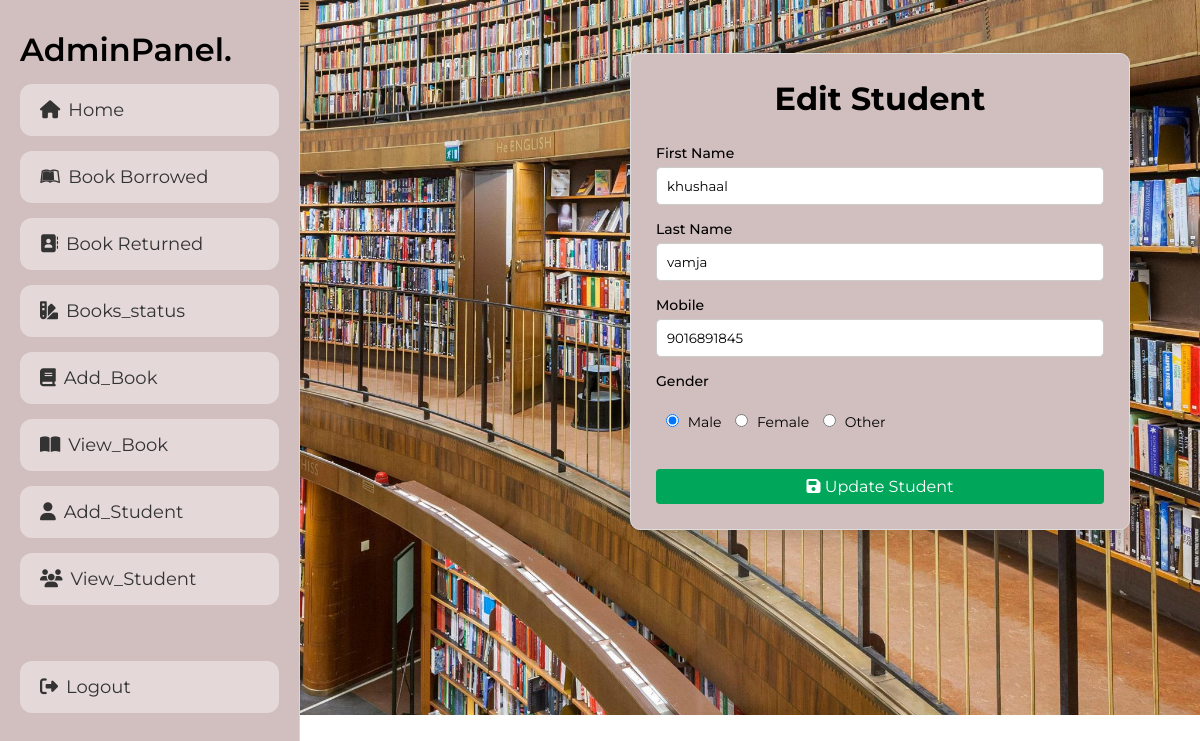
Screenshot of /Admin/edit_student.php?id=20 (signed in) with the database file from the repository.
### tables this page shows
CREATE TABLE `students` (
  `id` int(11) NOT NULL,
  `firstname` varchar(50) NOT NULL,
  `lastname` varchar(50) NOT NULL,
  `created_on` date NOT NULL,
  `email` varchar(100) NOT NULL,
  `password` varchar(255) NOT NULL,
  `gender` enum('Male','Female','Other') NOT NULL,
  `mobile` varchar(20) NOT NULL
);

### Admin/edit_student.php (the view, shortened to what this page needs)
<?php
include '../components/connect.php';
$id = $_GET['id'];
$stmt = $conn->prepare("SELECT * FROM students WHERE id=?");
$stmt->execute([$id]);
$row = $stmt->fetch(PDO::FETCH_ASSOC);
?>
<!DOCTYPE html>
<html lang="en">
<head>
<link rel="stylesheet" href="https://cdnjs.cloudflare.com/ajax/libs/font-awesome/6.2.0/css/all.min.css">
<link rel="stylesheet" href="../components/admin_style.css">
</head>
<body>
<?php include '../components/admin_header.php'; ?>
<div class="container">
<div class="box">
<h1 style="text-align:center; font-size:32px;">Edit Student</h1>
<br><br>
<form id="studentForm" method="POST">
<div class="form-group">
<label>First Name</label>
<input type="text" name="firstname" id="firstname" class="form-control" value="<?= $row['firstname']; ?>" placeholder="Enter First Name">
</div>
<div class="form-group">
<label>Last Name</label>
<input type="text" name="lastname" id="lastname" class="form-control" value="<?= $row['lastname']; ?>" placeholder="Enter Last Name">
</div>
<div class="form-group">
<label>Mobile</label>
<input type="text" name="mobile" id="mobile" class="form-control" value="<?= $row['mobile']; ?>" placeholder="Enter Mobile Number">
</div>
<div class="form-group gender-group">
<label>Gender</label><br>
<input type="radio" name="gender" value="Male"
<?php if($row['gender']=="Male"){ echo "checked"; } ?>> Male
<input type="radio" name="gender" value="Female"
<?php if($row['gender']=="Female"){ echo "checked"; } ?>> Female
<input type="radio" name="gender" value="Other"
<?php if($row['gender']=="Other"){ echo "checked"; } ?>> Other
</div>
<br>
<button type="submit" name="update" class="btn">
<i class="fa fa-save"></i> Update Student
</button>
</form>
</div>
</div>
</body>
</html>

### components/admin_style.css (style rules this page uses)
* { font-family: 'Montserrat', sans-serif; margin: 0; padding: 0; box-sizing: border-box; text-decoration: none; }
html { font-size: 62.5%; overflow-x: hidden; }
body { padding-left: 30rem; background: url("../img/back.jpg") no-repeat center center/cover; position: relative; }
.btn, .delete-btn, .option-btn { display: block; width: 100%; padding: 10px 20px; font-size: 16px; color: #f1e4d2; border-radius: 5px; border: none; cursor: pointer; margin-top: 10px; }
.btn { background: #9c6130; }
.container { display: block; justify-content: center; padding-top: 40px; }
.box { background: #d1bebe; width: 100%; max-width: 500px; border: 1px solid #ddd; border-radius: 6px; }
.form-group { margin-bottom: 15px; }
.form-group label { display: block; margin-bottom: 5px; font-size: 14px; font-weight: 500; }
.form-control { width: 100%; padding: 10px; border: 1px solid #ccc; border-radius: 5px; }
@media (min-width: 1200px) { body { padding-left: 30rem; } }
@media (min-width: 1200px) { .container { max-width: 500px; } }

### Admin/edit_student.php (style rules this page uses)
.container { width:100%; max-width:500px; }
.box { padding:25px; margin-left:330px; border-radius:10px; box-shadow:0 5px 20px rgba(0,0,0,0.15); }
::placeholder { color:#999; font-size:14px; }
.form-control { transition:0.3s ease; }
.btn { border:none; padding:8px 12px; border-radius:4px; cursor:pointer; background:#00a65a; color:#fff; }
.gender-group { font-size:14px; }
.gender-group input { margin-left:10px; margin-right:5px; }

### rows the page displays
students: firstname "khushaal", lastname "vamja", mobile "9016891845", gender "☑"
